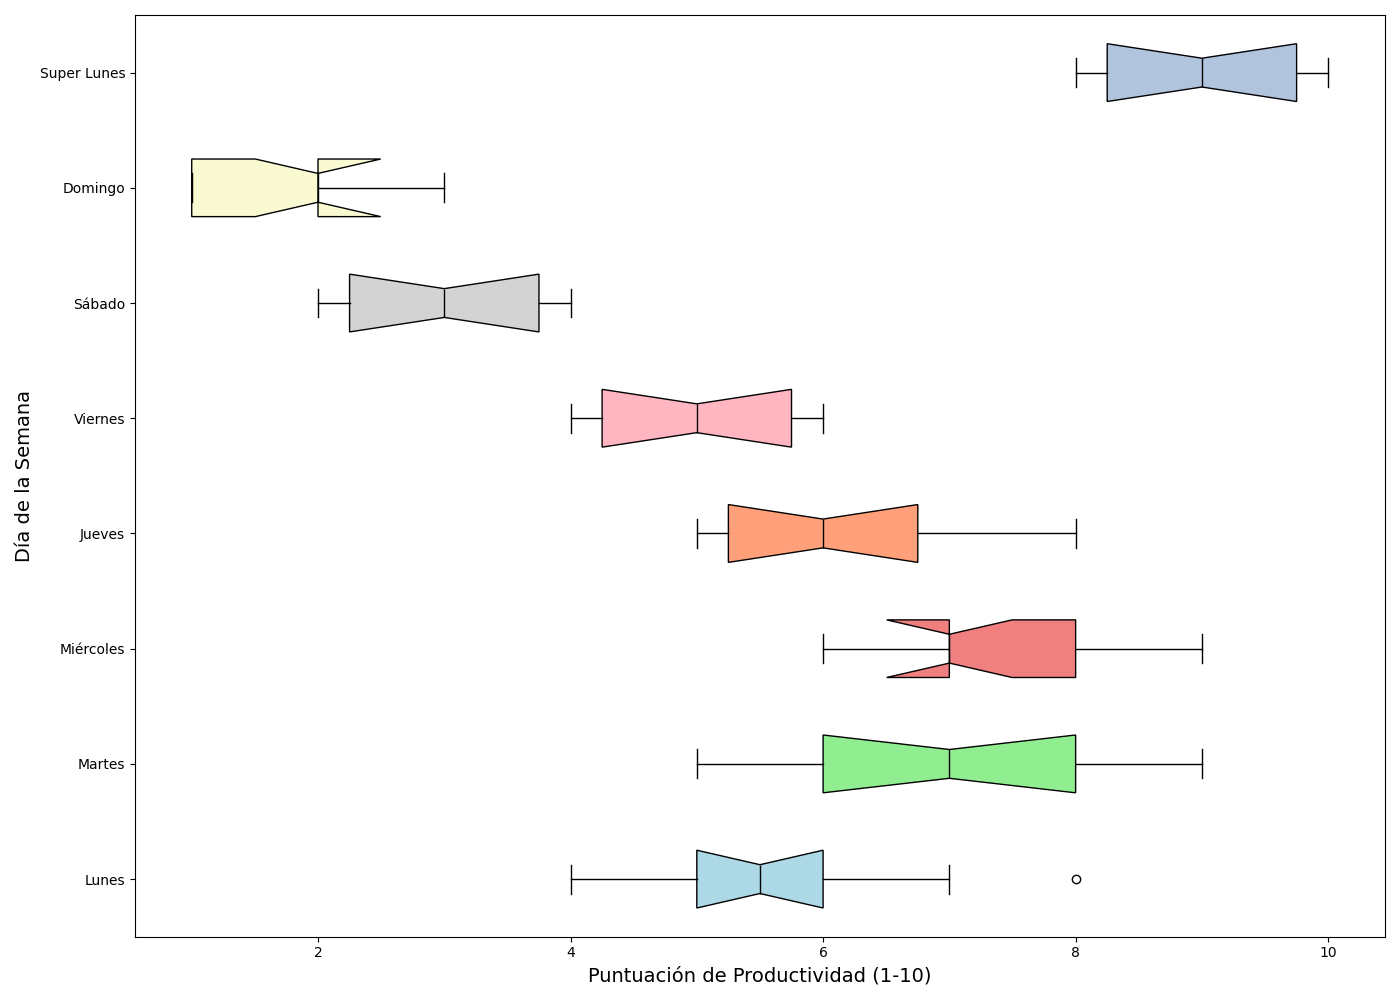

The script that drew this image:
import matplotlib.pyplot as plt

productivity_data = {
    'Lunes': [4, 5, 6, 5, 7, 8, 5, 6, 4, 6],
    'Martes': [6, 7, 5, 6, 8, 9, 7, 6, 8, 9],
    'Miércoles': [7, 8, 6, 7, 9, 9, 7, 8, 6, 7],
    'Jueves': [5, 6, 5, 6, 7, 7, 8, 6, 5, 6],
    'Viernes': [4, 5, 4, 5, 6, 6, 5, 4, 5, 6],
    'Sábado': [2, 3, 2, 4, 3, 4, 3, 2, 3, 4],
    'Domingo': [1, 2, 1, 3, 2, 2, 3, 1, 2, 1],
    'Super Lunes': [8, 9, 8, 9, 10, 10, 9, 8, 9, 10]  # New data series
}

box_plot_data = list(productivity_data.values())
colors = ['lightblue', 'lightgreen', 'lightcoral', 'lightsalmon', 'lightpink', 'lightgray', 
          'lightgoldenrodyellow', 'lightsteelblue']  # Added new color for 'Super Lunes'

fig, ax = plt.subplots(figsize=(14, 10))

bplots = ax.boxplot(box_plot_data, vert=False, labels=productivity_data.keys(),
                    patch_artist=True, notch=True, medianprops=dict(color='black'))

for patch, color in zip(bplots['boxes'], colors):
    patch.set_facecolor(color)

ax.set_xlabel('Puntuación de Productividad (1-10)', fontsize=14)
ax.set_ylabel('Día de la Semana', fontsize=14)

plt.tight_layout()
plt.show()
